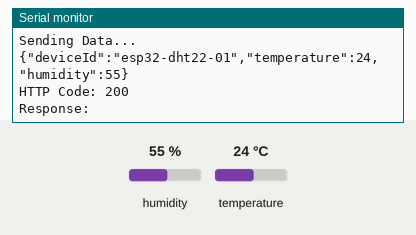
A sketch run on a simulated ESP32. On the bench: the last lines printed to the serial monitor. The test bench sets the inputs (shaded band); at power-on: humidity 55 %, temperature 24 °C. WiFi joins after 1.5 s; servers stay silent unless stated; a WiFi scan finds three made-up networks; uploads are accepted with an empty reply.

Above: at 7.2 s.
7.3 s: humidity set to 22 %
At 11.19 s:
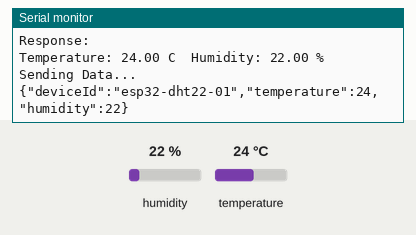
12.9 s: temperature set to 12 °C
At 16.6 s:
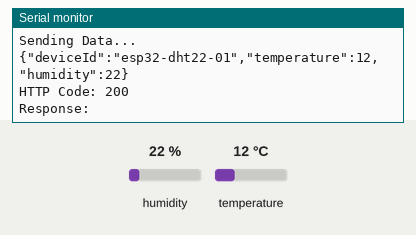
18.5 s: humidity set to 40 %
At 21.6 s:
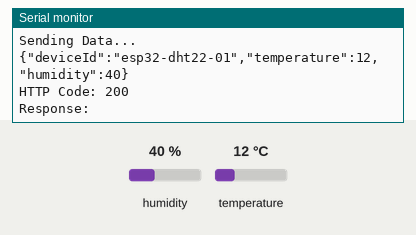
Timing chart, 0 to 23.1 s (numbered marks = the images above; inputs shaded):
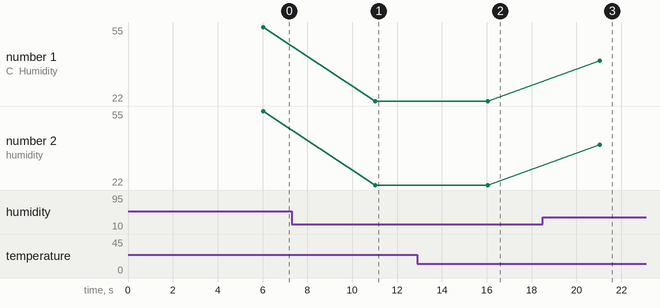

Measured:
- after the input at 7.3 s, the serial monitor: prints a new line after 3.7 s (image 1)
- after the input at 12.9 s, the serial monitor: prints a new line after 3.1 s (image 2)
- after the input at 18.5 s, the serial monitor: prints a new line after 2.5 s (image 3)
- plotted number 1: 22 → 40 after the input at 18.5 s
- plotted number 2: 22 → 40 after the input at 18.5 s

The sketch:

esp32-mqtt-example.ino
```cpp
#include <ArduinoJson.h>
#include <DHT.h>
#include <HTTPClient.h>
#include <WiFi.h>

#include "secrets.h"

#ifndef WIFI_SSID
#error "Set WIFI_SSID in secrets.h"
#endif

#ifndef WIFI_PASSWORD
#error "Set WIFI_PASSWORD in secrets.h"
#endif

#ifndef BACKEND_SENSOR_URL
#error "Set BACKEND_SENSOR_URL in secrets.h"
#endif

#ifndef DEVICE_ID
#error "Set DEVICE_ID in secrets.h"
#endif

#ifndef DEVICE_SECRET
#error "Set DEVICE_SECRET in secrets.h to the exact backend DEVICE_SECRET"
#endif

#define DHT_PIN 4
#define DHT_TYPE DHT22

DHT dht(DHT_PIN, DHT_TYPE);

unsigned long lastSensorRead = 0;
unsigned long lastWifiRetry = 0;
const unsigned long SENSOR_INTERVAL_MS = 5000;
const unsigned long WIFI_RETRY_INTERVAL_MS = 10000;
const unsigned long WIFI_CONNECT_TIMEOUT_MS = 10000;

String wifiStatusText(wl_status_t status) {
  switch (status) {
    case WL_IDLE_STATUS:
      return "WL_IDLE_STATUS";
    case WL_NO_SSID_AVAIL:
      return "WL_NO_SSID_AVAIL";
    case WL_SCAN_COMPLETED:
      return "WL_SCAN_COMPLETED";
    case WL_CONNECTED:
      return "WL_CONNECTED";
    case WL_CONNECT_FAILED:
      return "WL_CONNECT_FAILED";
    case WL_CONNECTION_LOST:
      return "WL_CONNECTION_LOST";
    case WL_DISCONNECTED:
      return "WL_DISCONNECTED";
    default:
      return "UNKNOWN_STATUS";
  }
}

void printWifiStatus(const char* label) {
  wl_status_t status = WiFi.status();

  Serial.print(label);
  Serial.print(" WiFi.status()=");
  Serial.print(status);
  Serial.print(" (");
  Serial.print(wifiStatusText(status));
  Serial.println(")");
}

void scanWifiNetworks() {
  Serial.println();
  Serial.println("Scanning WiFi networks...");

  int networkCount = WiFi.scanNetworks();

  if (networkCount <= 0) {
    Serial.println("No WiFi networks found.");
    return;
  }

  Serial.print("Networks found: ");
  Serial.println(networkCount);

  bool targetFound = false;

  for (int i = 0; i < networkCount; i++) {
    String ssid = WiFi.SSID(i);

    if (ssid == WIFI_SSID) {
      targetFound = true;
    }

    Serial.print(i + 1);
    Serial.print(". ");
    Serial.print(ssid);
    Serial.print("  RSSI: ");
    Serial.print(WiFi.RSSI(i));
    Serial.print(" dBm  Channel: ");
    Serial.print(WiFi.channel(i));
    Serial.print("  Encryption: ");
    Serial.println(WiFi.encryptionType(i) == WIFI_AUTH_OPEN ? "open" : "secured");
  }

  Serial.print("Target SSID \"");
  Serial.print(WIFI_SSID);
  Serial.print("\" ");
  Serial.println(targetFound ? "found." : "not found.");
}

void connectWifi() {
  if (WiFi.status() == WL_CONNECTED) {
    return;
  }

  printWifiStatus("Before reconnect:");

  WiFi.mode(WIFI_STA);
  WiFi.setAutoReconnect(true);
  WiFi.persistent(false);
  WiFi.disconnect(true);
  delay(1000);

  scanWifiNetworks();

  Serial.println();
  Serial.print("Connecting to WiFi SSID: ");
  Serial.println(WIFI_SSID);

  WiFi.begin(WIFI_SSID, WIFI_PASSWORD);

  unsigned long startedAt = millis();

  while (WiFi.status() != WL_CONNECTED &&
         millis() - startedAt < WIFI_CONNECT_TIMEOUT_MS) {
    Serial.print(".");
    printWifiStatus(" connect attempt:");
    delay(1000);
  }

  Serial.println();

  if (WiFi.status() == WL_CONNECTED) {
    Serial.println("WiFi connected.");
    Serial.print("IP Address: ");
    Serial.println(WiFi.localIP());
    Serial.print("Signal strength: ");
    Serial.print(WiFi.RSSI());
    Serial.println(" dBm");
  } else {
    printWifiStatus("WiFi connection failed:");
    Serial.println("Will retry WiFi connection in 10 seconds.");
  }
}

void maintainWifi() {
  if (WiFi.status() == WL_CONNECTED) {
    return;
  }

  unsigned long now = millis();

  if (now - lastWifiRetry < WIFI_RETRY_INTERVAL_MS) {
    return;
  }

  lastWifiRetry = now;
  Serial.println();
  Serial.println("WiFi disconnected. Retrying connection...");
  connectWifi();
}

void sendSensorReading(float temperature, float humidity) {
  if (WiFi.status() != WL_CONNECTED) {
    printWifiStatus("Skipping HTTP POST because WiFi is disconnected:");
    return;
  }

  StaticJsonDocument<200> doc;

  doc["deviceId"] = DEVICE_ID;
  doc["temperature"] = temperature;
  doc["humidity"] = humidity;

  String json;
  serializeJson(doc, json);

  HTTPClient http;

  http.begin(BACKEND_SENSOR_URL);
  http.addHeader("Content-Type", "application/json");
  http.addHeader("x-device-secret", DEVICE_SECRET);

  Serial.println("Sending Data...");
  Serial.println(json);

  int httpCode = http.POST(json);

  Serial.print("HTTP Code: ");
  Serial.println(httpCode);

  String response = http.getString();

  Serial.print("Response: ");
  Serial.println(response);

  http.end();
}

void setup() {
  Serial.begin(115200);
  delay(1000);

  dht.begin();

  connectWifi();
}

void loop() {
  maintainWifi();

  if (millis() - lastSensorRead >= SENSOR_INTERVAL_MS) {
    lastSensorRead = millis();

    float humidity = dht.readHumidity();
    float temperature = dht.readTemperature();

    if (isnan(humidity) || isnan(temperature)) {
      Serial.println("Failed to read DHT22.");
      return;
    }

    Serial.print("Temperature: ");
    Serial.print(temperature);
    Serial.print(" C  Humidity: ");
    Serial.print(humidity);
    Serial.println(" %");

    sendSensorReading(temperature, humidity);
  }
}
```

secrets.example.h
```cpp
#pragma once

// Copy this file to secrets.h and set values for the deployed backend.
// DEVICE_SECRET must exactly match the backend DEVICE_SECRET environment variable.
#define WIFI_SSID "replace-with-wifi-ssid"
#define WIFI_PASSWORD "replace-with-wifi-password"
#define BACKEND_SENSOR_URL "https://kavach-spgh.onrender.com/api/iot/sensor"
#define DEVICE_ID "esp32-dht22-01"
#define DEVICE_SECRET "replace-with-render-device-secret"
```
